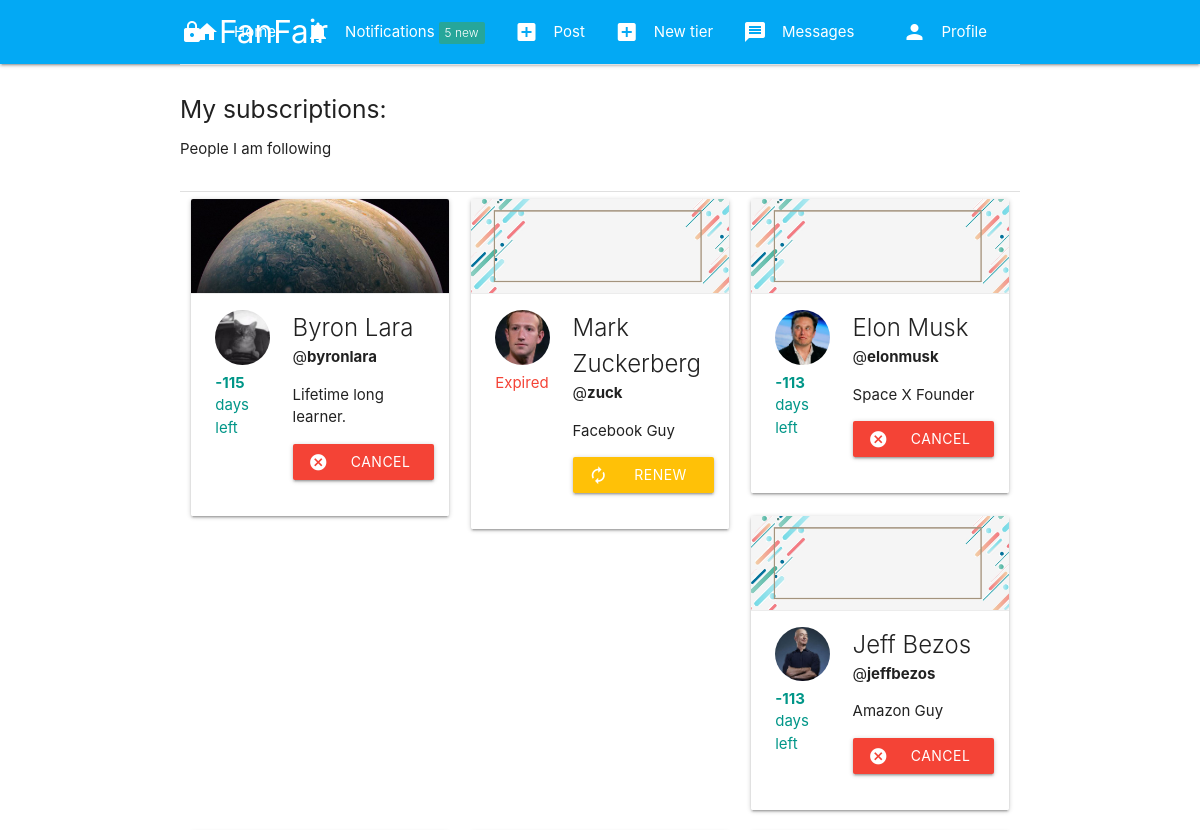
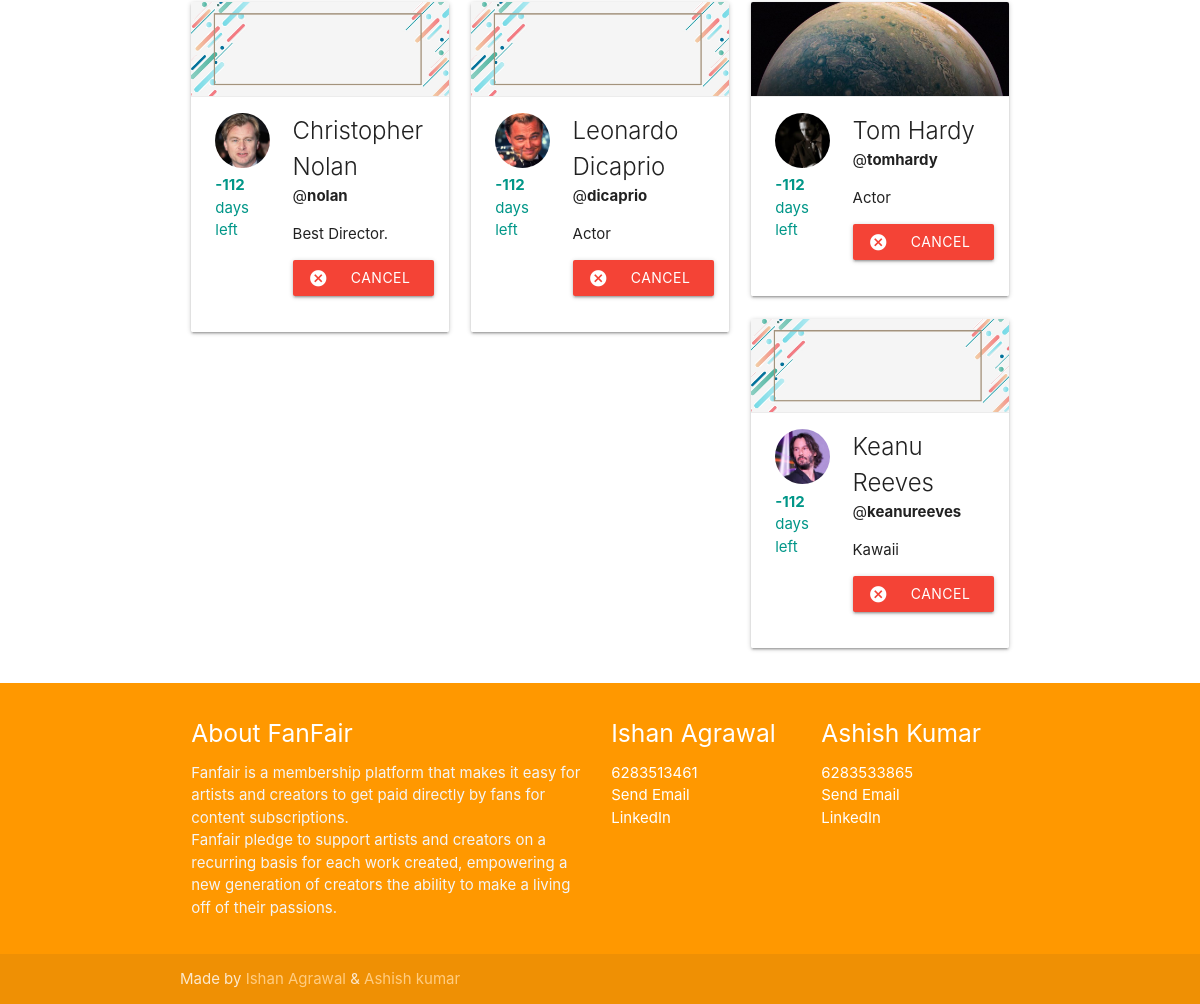
/sub/myfollows/ (signed in), run on the app's committed database (2 pictures, top to bottom).
### tier/models.py (models this page shows, shortened)
class Subscription(models.Model):
    subscriber = models.ForeignKey(User, on_delete=models.CASCADE, related_name='subscriber')
    subscribed = models.ForeignKey(User, on_delete=models.CASCADE, related_name='subscribed')
    tier = models.ForeignKey(Tier, on_delete=models.CASCADE, related_name='tier')
    date = models.DateTimeField(auto_now_add=True)
    expired = models.BooleanField(default=False)

### authy/models.py (models this page shows, shortened)
class Profile(models.Model):
	user = models.OneToOneField(User, on_delete=models.CASCADE, related_name='profile')
	location = models.CharField(max_length=50, null=True, blank=True)
	url = models.CharField(max_length=80, null=True, blank=True)
	profile_info = models.TextField(max_length=150, null=True, blank=True)
	created = models.DateField(auto_now_add=True)
	picture = models.ImageField(upload_to=user_directory_path_profile, blank=True, null=True, verbose_name='Picture')
	banner = models.ImageField(upload_to=user_directory_path_banner, blank=True, null=True, verbose_name='Banner')

### tier/views.py (the view)
# urls.py: path('myfollows/', FollowingList, name='myfollows'),
def FollowingList(request):
    my_follows = Subscription.objects.filter(subscriber=request.user)
    for follows in my_follows:
        if follows.expired != True:
            end_date = datetime.now() - timedelta(days=30)
            remaining = follows.date.replace(tzinfo=None) - end_date.replace(tzinfo=None)
            days_left = remaining.days
            follows.date = days_left
    context = {
        'my_follows': my_follows
    }
    return render(request, 'following_list.html', context)

### authy/views.py (called while the page is built)
def SideNavInfo(request):
	user = request.user
	nav_profile = None
	fans = None
	follows = None
	if user.is_authenticated:
		nav_profile = Profile.objects.get(user=user)
		fans = Subscription.objects.filter(subscribed=user).count()
		follows = Subscription.objects.filter(subscriber=user).count()
	return {'nav_profile': nav_profile, 'fans': fans, 'follows': follows}

### direct/views.py (called while the page is built)
def CheckDirects(request):
    directs_count = 0
    if request.user.is_authenticated:
        directs_count = Message.objects.filter(user=request.user, is_read=False).count()
    return {'directs_count': directs_count}

### notifications/views.py (called while the page is built)
def CountNotifications(request):
    count_notifications = None
    if request.user.is_authenticated:
        count_notifications = Notification.objects.filter(user=request.user, is_seen=False).count()
    return {'count_notifications': count_notifications}

### fans_clone/templates/following_list.html
{% extends 'base.html' %}
{% load static %}
{% block content %}
<div class="divider"></div>
<div class="section">
  <h5>My subscriptions:</h5>
  <p>People I am following</p>
</div>
<div class="divider"></div>
{% for person in my_follows %}
    <div class="col s12 m4">
              <div class="card">
                <div class="card-image">
                {% if person.subscribed.profile.banner %}
                    <img src="{{ person.subscribed.profile.banner.url }}">
                  {% else %}
                    <img src="{% static 'img/nobanner.jpg' %}">
                  {% endif %}
                </div>
                <div class="card-action">
                    <div class="row">
                        <div class="col s4">
                        {% if person.subscribed.profile.picture %}
                            <img src="{{ person.subscribed.profile.picture.url }}" class="circle responsive-img">
                          {% else %}
                            <img src="{% static 'img/no_avatar.jpg' %}" class="circle responsive-img">
                          {% endif %}
                          {% if person.expired == True %}
                            <span class="red-text">Expired</span>
                          {% else %}
                            <span class="teal-text accent-4"><b>{{ person.date }}</b> days left</span>
                          {% endif %}
                        </div>
                        <div class="col s8">
                            <span class="card-title">
                                {{ person.subscribed.first_name }} {{ person.subscribed.last_name }}
                            </span>
                            <br>
                            <span>@<b>{{ person.subscribed.username }}</b></span>
                            <p>{{ person.subscribed.profile.profile_info }}</p>
                            {% if person.expired == True %}
                                <a class="waves-effect waves-light btn amber"><i class="material-icons left">autorenew</i>Renew subscription</a>
                            {% else %}
                                <a class="waves-effect waves-light btn red"><i class="material-icons left">cancel</i>Cancel subscription</a>
                            {% endif %}
                        </div>
                    </div>
                </div>
              </div>
    </div>
{% endfor %}
{% endblock %}

### data on the page
Subscription: subscribed.profile.banner (picture), subscribed.profile.picture (placeholder picture), date "-115", subscribed.first_name "Byron", subscribed.last_name "Lara", subscribed.username "byronlara", subscribed.profile.profile_info "Lifetime long learner.", expired False (drawn)
Subscription: subscribed.profile.picture (placeholder picture), expired "Expired", subscribed.first_name "Mark", subscribed.last_name "Zuckerberg", subscribed.username "zuck", subscribed.profile.profile_info "Facebook Guy"
Subscription: subscribed.profile.picture (placeholder picture), date "-113", subscribed.first_name "Elon", subscribed.last_name "Musk", subscribed.username "elonmusk", subscribed.profile.profile_info "Space X Founder", expired False (drawn)
Subscription: subscribed.profile.picture (placeholder picture), date "-113", subscribed.first_name "Jeff", subscribed.last_name "Bezos", subscribed.username "jeffbezos", subscribed.profile.profile_info "Amazon Guy", expired False (drawn)
Subscription: subscribed.profile.picture (placeholder picture), date "-112", subscribed.first_name "Christopher", subscribed.last_name "Nolan", subscribed.username "nolan", subscribed.profile.profile_info "Best Director.", expired False (drawn)
Subscription: subscribed.profile.picture (placeholder picture), date "-112", subscribed.first_name "Leonardo", subscribed.last_name "Dicaprio", subscribed.username "dicaprio", subscribed.profile.profile_info "Actor", expired False (drawn)
Subscription: subscribed.profile.banner (picture), subscribed.profile.picture (placeholder picture), date "-112", subscribed.first_name "Tom", subscribed.last_name "Hardy", subscribed.username "tomhardy", subscribed.profile.profile_info "Actor", expired False (drawn)
Subscription: subscribed.profile.picture (placeholder picture), date "-112", subscribed.first_name "Keanu", subscribed.last_name "Reeves", subscribed.username "keanureeves", subscribed.profile.profile_info "Kawaii", expired False (drawn)

### other printed values
{{ count_notifications }} "5"
